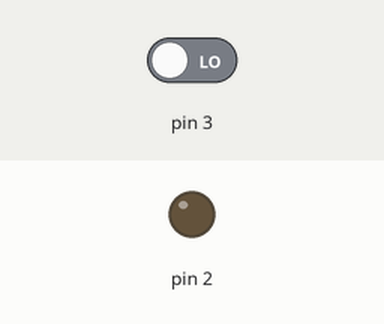
A sketch run on a simulated Arduino Uno, built with avr-gcc and run on an emulated ATmega328P. Parts: output pins drawn as LEDs (lit = HIGH). The inputs (shaded band) are chosen by the test bench; at power-on: pin 3 LOW.

Above: at 1.2 s.
1.3 s: pin 3 driven HIGH
At 1.8 s:
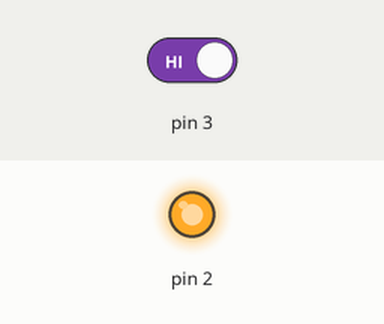
2.8 s: pin 3 driven LOW
At 4.1 s:
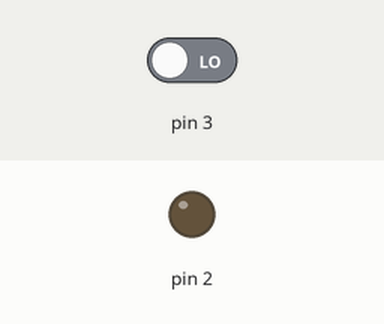
Timing chart, 0 to 5.8 s (numbered marks = the images above; inputs shaded):
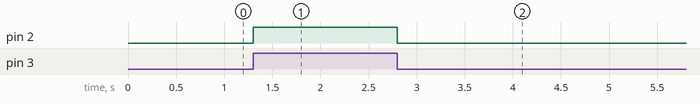

The sketch:

74hc00_and_gate_entegre_devres_kullanimi1.ino
```cpp
const uint8_t led_pin PROGMEM= 2;
const uint8_t kapi_pin PROGMEM =3;
volatile bool led_durumu=false;
void setup()
{
  Serial.begin(9600);
  if(!Serial)
  {
    Serial.println(F("Seri Haberlesme Baslatimadi"));
    while(!bool(0));
  }
  else
  {
    pinMode(led_pin,OUTPUT);pinMode(kapi_pin,INPUT);
    attachInterrupt(1,kapi_led,HIGH);
  }

}

void loop()
{
  digitalWrite(led_pin,led_durumu);
  delay(1);
}

void kapi_led(void) {
  led_durumu=!led_durumu;
}
```

Measured:
- after the input at 1.3 s, pin 2: LOW → HIGH at once
- after the input at 2.8 s, pin 2: HIGH → LOW at once
